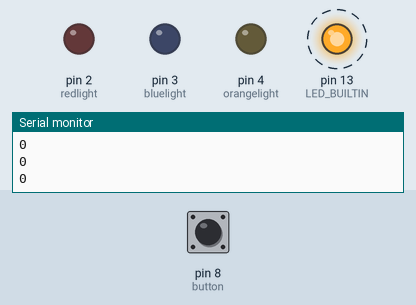
Recording of a sketch running on a simulated Arduino Uno, built with avr-gcc and run on an emulated ATmega328P. Shown: output pins drawn as LEDs (lit = HIGH), the last lines printed to the serial monitor. Dashed ring = blinking. The test bench sets the inputs (shaded band); at power-on: pin 8 (button) HIGH.

Above: at 4.8 s.
4.9 s: pin 8 (button) pulled LOW for 2.35 s
At 6.6 s:
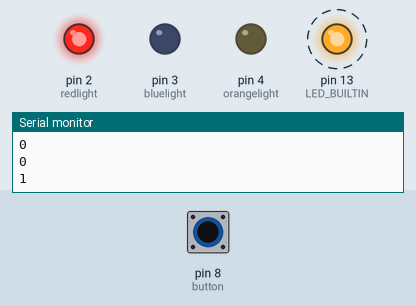
10.5 s: pin 8 (button) pulled LOW for 2.35 s
At 12.4 s:
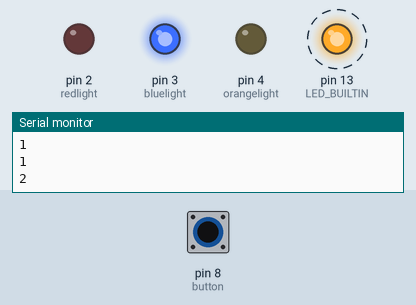
17.5 s: pin 8 (button) pulled LOW for 2.35 s
At 18.8 s:
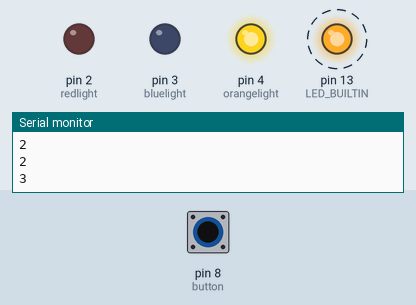
Timing chart, 0 to 29.5 s (numbered marks = the images above; inputs shaded):
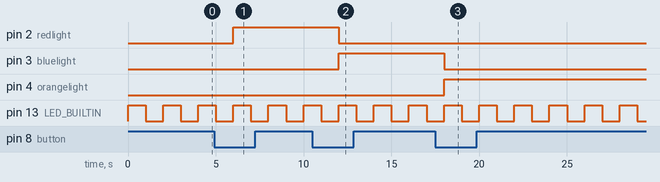

Measured:
- after the input at 4.9 s, pin 2 (redlight): LOW → HIGH after 1.1 s
- after the input at 10.5 s, pin 2 (redlight): HIGH → LOW after 1.5 s; pin 3 (bluelight): LOW → HIGH after 1.5 s
- after the input at 17.5 s, pin 3 (bluelight): HIGH → LOW after 0.50 s; pin 4 (orangelight): LOW → HIGH after 0.50 s
- by itself, pin 13 (LED_BUILTIN): alternates HIGH for 1.0 s and LOW for 1.0 s

The sketch:

nkosinathi_mogorosi_iot2781_st1.ino
```cpp
// C++ code
//

int redlight = 2;
int bluelight = 3;
int orangelight = 4;
int greenlight = 5;
int button = 8;

void setup()
{
  pinMode(LED_BUILTIN, OUTPUT);
  pinMode(redlight, OUTPUT);
  pinMode(bluelight, OUTPUT);
  pinMode(orangelight, OUTPUT);
  pinMode(redlight, OUTPUT);
  pinMode(button, INPUT_PULLUP);


}
int buttonclicked = 0;
int counter = 0;
void loop()
{
  buttonclicked = digitalRead(button);

  if (buttonclicked == LOW) {
      counter = counter + 1;
    if (counter == 1)
    {
      digitalWrite(redlight, HIGH);
      digitalWrite(bluelight, LOW);
      digitalWrite(orangelight, LOW);
      digitalWrite(greenlight, LOW);
    }
    if (counter == 2)
    {
      digitalWrite(redlight, LOW);
      digitalWrite(bluelight, HIGH);
      digitalWrite(orangelight, LOW);
      digitalWrite(greenlight, LOW);
    }
    if (counter == 3)
    {
      digitalWrite(redlight, LOW);
      digitalWrite(bluelight, LOW);
      digitalWrite(orangelight, HIGH);
      digitalWrite(greenlight, LOW);
    }
    if (counter == 4)
    {
      digitalWrite(redlight, LOW);
      digitalWrite(bluelight, LOW);
      digitalWrite(orangelight, LOW);
      digitalWrite(greenlight, HIGH);
    }
    if (counter == 5)
    {
      counter = 1;
      digitalWrite(redlight, HIGH);
      //digitalWrite(bluelight, LOW);
      //digitalWrite(orangelight, LOW);
      //digitalWrite(greenlight, LOW);
      //counter = 0;
    }
    counter + 1;
  }

  //digitalWrite(bluelight, HIGH);
  //delay(1000);
  //digitalWrite(redlight, HIGH);
  //delay(1000);
  //digitalWrite(greenlight, HIGH);
  //delay(1000);
  //digitalWrite(orangelight, HIGH);
  //delay(1000);
  Serial.begin(9600);
  Serial.println(counter);
  //counter =+ 1;

  digitalWrite(LED_BUILTIN, HIGH);
  delay(1000); // Wait for 1000 millisecond(s)
  digitalWrite(LED_BUILTIN, LOW);
  delay(1000); // Wait for 1000 millisecond(s)
}
```
